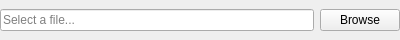
<?xml version="1.0" encoding="UTF-8"?>
<ui version="4.0">
 <class>FileSelectorWidget</class>
 <widget class="QWidget" name="FileSelectorWidget">
  <property name="geometry">
   <rect>
    <x>0</x>
    <y>0</y>
    <width>400</width>
    <height>40</height>
   </rect>
  </property>
  <property name="windowTitle">
   <string>Form</string>
  </property>
  <layout class="QHBoxLayout" name="horizontalLayout">
   <property name="leftMargin">
    <number>0</number>
   </property>
   <property name="topMargin">
    <number>0</number>
   </property>
   <property name="rightMargin">
    <number>0</number>
   </property>
   <property name="bottomMargin">
    <number>0</number>
   </property>
   <item>
    <widget class="QLineEdit" name="filePathLineEdit">
     <property name="placeholderText">
      <string>Select a file...</string>
     </property>
    </widget>
   </item>
   <item>
    <widget class="QPushButton" name="browseButton">
     <property name="text">
      <string>Browse</string>
     </property>
    </widget>
   </item>
  </layout>
 </widget>
 <resources/>
 <connections/>
</ui>
